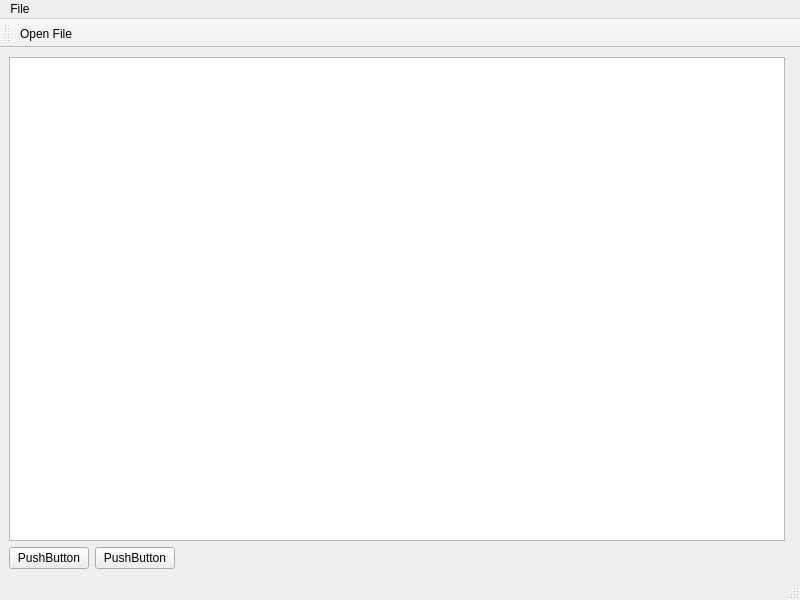
<?xml version="1.0" encoding="UTF-8"?>
<ui version="4.0">
 <class>MainWindow</class>
 <widget class="QMainWindow" name="MainWindow">
  <property name="geometry">
   <rect>
    <x>0</x>
    <y>0</y>
    <width>800</width>
    <height>600</height>
   </rect>
  </property>
  <property name="windowTitle">
   <string>MainWindow</string>
  </property>
  <widget class="QWidget" name="centralwidget">
   <layout class="QVBoxLayout" name="verticalLayout">
    <item>
     <layout class="QHBoxLayout" name="horizontalLayout">
      <item>
       <widget class="QTreeView" name="treeView">
        <property name="sizePolicy">
         <sizepolicy hsizetype="Preferred" vsizetype="Preferred">
          <horstretch>3</horstretch>
          <verstretch>0</verstretch>
         </sizepolicy>
        </property>
        <property name="contextMenuPolicy">
         <enum>Qt::ContextMenuPolicy::ActionsContextMenu</enum>
        </property>
       </widget>
      </item>
      <item>
       <widget class="QWidget" name="widget" native="true">
        <property name="sizePolicy">
         <sizepolicy hsizetype="Expanding" vsizetype="Expanding">
          <horstretch>0</horstretch>
          <verstretch>0</verstretch>
         </sizepolicy>
        </property>
       </widget>
      </item>
     </layout>
    </item>
    <item>
     <layout class="QHBoxLayout" name="horizontalLayout_2">
      <item>
       <widget class="QPushButton" name="pushButton">
        <property name="text">
         <string>PushButton</string>
        </property>
       </widget>
      </item>
      <item>
       <widget class="QPushButton" name="pushButton_2">
        <property name="text">
         <string>PushButton</string>
        </property>
       </widget>
      </item>
      <item>
       <spacer name="horizontalSpacer">
        <property name="orientation">
         <enum>Qt::Orientation::Horizontal</enum>
        </property>
        <property name="sizeHint" stdset="0">
         <size>
          <width>40</width>
          <height>20</height>
         </size>
        </property>
       </spacer>
      </item>
     </layout>
    </item>
   </layout>
  </widget>
  <widget class="QMenuBar" name="menubar">
   <property name="geometry">
    <rect>
     <x>0</x>
     <y>0</y>
     <width>800</width>
     <height>22</height>
    </rect>
   </property>
   <widget class="QMenu" name="menuFile">
    <property name="title">
     <string>File</string>
    </property>
    <addaction name="actionOpen_File"/>
   </widget>
   <addaction name="menuFile"/>
  </widget>
  <widget class="QStatusBar" name="statusbar"/>
  <widget class="QToolBar" name="toolBar">
   <property name="windowTitle">
    <string>toolBar</string>
   </property>
   <attribute name="toolBarArea">
    <enum>TopToolBarArea</enum>
   </attribute>
   <attribute name="toolBarBreak">
    <bool>false</bool>
   </attribute>
   <addaction name="actionOpen_File"/>
  </widget>
  <action name="actionOpen_File">
   <property name="icon">
    <iconset resource="icons.qrc">
     <normaloff>:/icon/Icons/fileopen.png</normaloff>:/icon/Icons/fileopen.png</iconset>
   </property>
   <property name="text">
    <string>Open File</string>
   </property>
   <property name="menuRole">
    <enum>QAction::MenuRole::NoRole</enum>
   </property>
  </action>
  <action name="actionItem_Options">
   <property name="text">
    <string>Item Options</string>
   </property>
   <property name="toolTip">
    <string>Item Options</string>
   </property>
   <property name="menuRole">
    <enum>QAction::MenuRole::NoRole</enum>
   </property>
  </action>
 </widget>
 <resources>
  <include location="icons.qrc"/>
 </resources>
 <connections/>
</ui>
